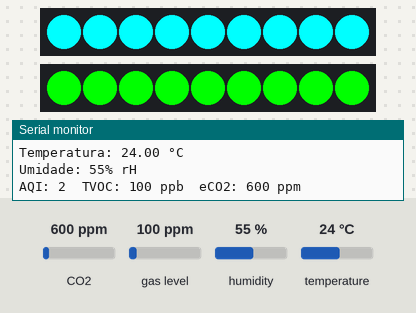
Bench run of a sketch on a simulated Arduino Uno, built with avr-gcc and run on an emulated ATmega328P. Parts: 2 × 9 RGB LEDs in strip order, left to right, the last lines printed to the serial monitor. The inputs (shaded band) are chosen by the test bench; at power-on: CO2 600 ppm, temperature 24 °C, gas level 100 ppm, humidity 55 %.

Above: at 5.9 s.
6.0 s: CO2 set to 452 ppm
At 11.0 s:
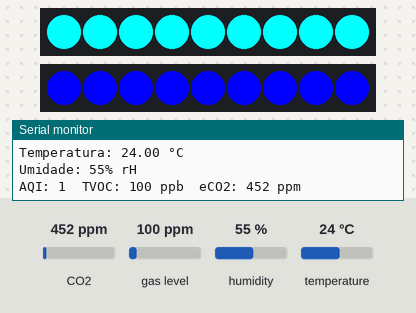
12.1 s: temperature set to 20.8 °C
18.2 s: temperature set to 19.2 °C
At 20.8 s:
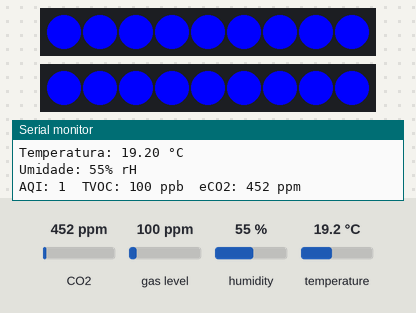
24.3 s: CO2 set to 1050 ppm
At 27.0 s:
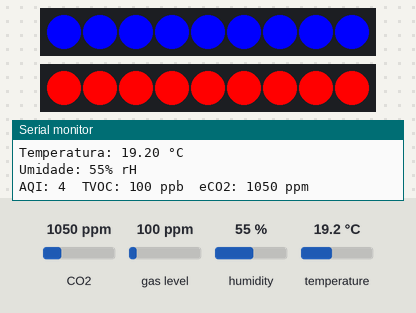
30.4 s: CO2 set to 1700 ppm
At 31.9 s:
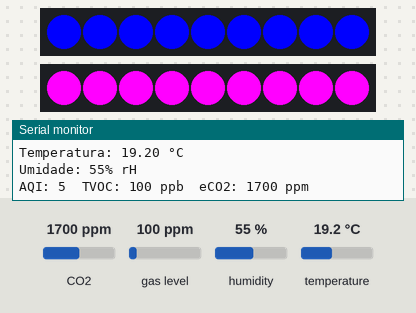
36.5 s: temperature set to 28 °C
At 41.8 s:
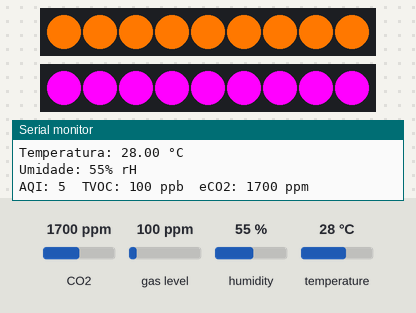
Timing chart, 0 to 43.3 s (numbered marks = the images above; inputs shaded):
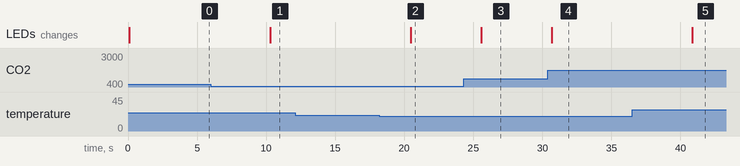

The sketch:

aqiEtempLED.ino
```cpp
#include <Wire.h>
#include <Adafruit_AHTX0.h>       // Biblioteca do sensor AHT20
#include "ScioSense_ENS160.h"     // Biblioteca do sensor ENS160
#include <Adafruit_NeoPixel.h>    // Biblioteca para controle da fita WS2812B

// Definições dos pinos para as fitas LED
#define PIN_LED_TEMP 6  // Pino da fita WS2812B que indica temperatura
#define PIN_LED_AQI 7   // Pino da fita WS2812B que indica qualidade do ar
#define NUM_LEDS 9      // Número de LEDs em cada fita

// Instâncias das fitas de LED
Adafruit_NeoPixel stripTemp(NUM_LEDS, PIN_LED_TEMP, NEO_GRB + NEO_KHZ800);
Adafruit_NeoPixel stripAQI(NUM_LEDS, PIN_LED_AQI, NEO_GRB + NEO_KHZ800);

// Sensores
Adafruit_AHTX0 aht;
ScioSense_ENS160 ens160(ENS160_I2CADDR_1); // Endereço I2C do ENS160

// Variáveis para armazenar leituras
float temperatura;
int umidade;
int eCO2, aqi, tvoc;

// Função para definir a cor dos LEDs da fita de temperatura
void setCorTemp(int r, int g, int b) {
  for (int i = 0; i < NUM_LEDS; i++) {
    stripTemp.setPixelColor(i, stripTemp.Color(r, g, b));
  }
  stripTemp.show();
}

// Função para definir a cor dos LEDs da fita de qualidade do ar
void setCorAQI(int r, int g, int b) {
  for (int i = 0; i < NUM_LEDS; i++) {
    stripAQI.setPixelColor(i, stripAQI.Color(r, g, b));
  }
  stripAQI.show();
}

void setup() {
  Serial.begin(9600);

  // Inicializa as fitas LED
  stripTemp.begin();
  stripTemp.show(); // Inicializa os LEDs apagados
  stripAQI.begin();
  stripAQI.show(); // Inicializa os LEDs apagados

  // Inicializa o sensor AHT20
  if (!aht.begin()) {
    Serial.println("Erro ao detectar o AHT20! Verifique a conexão.");
    while (1);
  }

  // Inicializa o sensor ENS160
  if (!ens160.begin()) {
    Serial.println("Erro ao detectar o ENS160! Verifique a conexão.");
    while (1);
  }
  ens160.setMode(ENS160_OPMODE_STD); // Modo padrão de medição
}

void loop() {
  // Leitura do sensor AHT20
  sensors_event_t humidityEvent, tempEvent;
  aht.getEvent(&humidityEvent, &tempEvent);
  temperatura = tempEvent.temperature;
  umidade = humidityEvent.relative_humidity;

  // Envia os dados ao ENS160 para melhorar a precisão
  ens160.set_envdata(temperatura, umidade);
  ens160.measure(true);

  // Captura os valores do ENS160
  aqi = ens160.getAQI();
  tvoc = ens160.getTVOC();
  eCO2 = ens160.geteCO2();

  // Exibe as leituras no monitor serial
  Serial.print("Temperatura: "); Serial.print(temperatura); Serial.println(" °C");
  Serial.print("Umidade: "); Serial.print(umidade); Serial.println("% rH");
  Serial.print("AQI: "); Serial.print(aqi); Serial.print("\t");
  Serial.print("TVOC: "); Serial.print(tvoc); Serial.print(" ppb\t");
  Serial.print("eCO2: "); Serial.print(eCO2); Serial.println(" ppm");

  // Define a cor da fita LED de temperatura
  if (temperatura >= 35) {
    setCorTemp(255, 0, 0);      // Vermelho (muito quente)
  } else if (temperatura >= 30) {
    setCorTemp(255, 50, 0);     // Laranja (quente)
  } else if (temperatura >= 25) {
    setCorTemp(255, 120, 0);    // Amarelo (morno)
  } else if (temperatura >= 20) {
    setCorTemp(0, 255, 255);    // Azul claro (frio)
  } else {
    setCorTemp(0, 0, 255);      // Azul (muito frio)
  }

  // Define a cor da fita LED de qualidade do ar (AQI)
  if (aqi == 5) {
    setCorAQI(255, 0, 255);   // Roxo (muito ruim)
  } else if (aqi == 4) {
    setCorAQI(255, 0, 0);     // Vermelho (ruim)
  } else if (aqi == 3) {
    setCorAQI(255, 50, 0);    // Laranja (moderado)
  } else if (aqi == 2) {
    setCorAQI(0, 255, 0);     // Verde (bom)
  } else if (aqi == 1) {
    setCorAQI(0, 0, 255);     // Azul (muito bom)
  }

  delay(5000); // Aguarda 5 segundos antes da próxima leitura
}
```

Measured:
- the behaviour switches between 20 and 19.9 °C on temperature (found by bisection; images 1 and 2)
- after the input at 6.0 s, the LEDs: change after 4.3 s (image 1)
- after the input at 18.2 s, the LEDs: change after 2.3 s (image 2)
- after the input at 24.3 s, the LEDs: change after 1.3 s (image 3)
- after the input at 30.4 s, the LEDs: change after 0.27 s (image 4)
- after the input at 36.5 s, the LEDs: change after 4.4 s (image 5)
